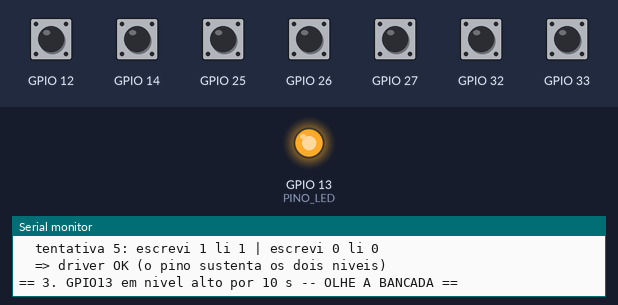
Recording of a sketch running on a simulated ESP32. Shown: output pins drawn as LEDs (lit = HIGH), the last lines printed to the serial monitor. The inputs (shaded band) are chosen by the test bench; at power-on: GPIO 12, GPIO 14, GPIO 25–27, GPIO 32, GPIO 33 HIGH.

Above: at 0.7 s.
At 10.7 s:
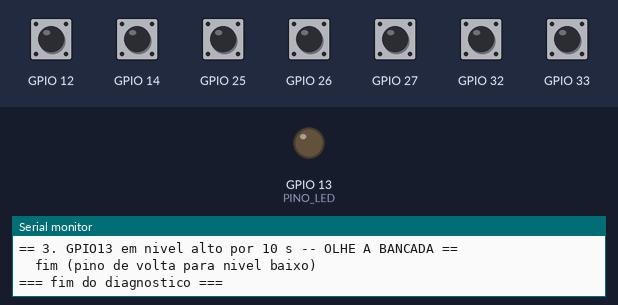
Timing chart, 0 to 12.2 s (numbered marks = the images above):
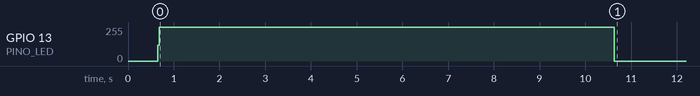

The sketch:

diagnostico_led.ino
```cpp
// Diagnostico do circuito do LED de status, quando a topologia relatada e a medicao
// de continuidade discordam (bancada de 23/08/2026).
//
// Nao sobe Wi-Fi de proposito: alem de nao precisar, o radio e o que estava
// derrubando a placa por brownout durante o diagnostico.
//
// O que ele responde, em ordem:
//   1. Existe caminho ate o terra a partir de ALGUM pino da fileira acessivel?
//      Se existir num pino diferente do 13, o jumper esta no furo errado.
//      Se nao existir em nenhum, o contato do resistor ou do terra e que e ruim.
//   2. O driver de saida do GPIO13 sobreviveu ao periodo em que acionou o LED sem
//      resistor limitador? (escreve e le de volta o proprio pino)
#include <Arduino.h>

const int PINO_LED = 13;

// Pinos da fileira que o usuario usa, na ordem fisica das linhas da protoboard.
// Faltam de proposito: SD2/SD3/CMD (linhas 34-36) sao a flash e nao se toca; e
// GPIO34-39 nao tem pull-up/pull-down interno, entao este teste nao se aplica a eles.
struct Candidato { int linha; int gpio; const char* esperado; };
const Candidato CANDIDATOS[] = {
  { 33, 13, "0 SE o circuito do LED estiver fechado (este e o alvo)" },
  { 31, 12, "1 (buzzer passivo nao da caminho DC)" },
  { 30, 14, "1 (pino livre)" },
  { 29, 27, "1 (pino livre)" },
  { 28, 26, "depende do modulo rele (entrada optoacoplada)" },
  { 27, 25, "1 (pull-up de 4,7k do DS18B20 puxa para 3V3)" },
  { 26, 33, "1 (pull-up do modulo OLED)" },
  { 25, 32, "1 (pull-up do modulo OLED)" },
};
const int N_CANDIDATOS = sizeof(CANDIDATOS) / sizeof(CANDIDATOS[0]);

// Com pull-up interno (~45 kOhm), qualquer caminho externo ate o terra de ate
// alguns kOhm derruba o pino para perto de 0 V e o digitalRead devolve 0.
// Um resistor de 330R ate o terra deixa o pino em ~24 mV: le 0 sem ambiguidade.
bool temCaminhoParaTerra(int gpio) {
  pinMode(gpio, INPUT_PULLUP);
  delay(20);
  return digitalRead(gpio) == 0;
}

void varrerPinos() {
  Serial.println();
  Serial.println("== 1. Onde existe caminho ate o terra ==");
  Serial.println("linha  gpio  leu  veredito");
  int achados = 0;
  for (int i = 0; i < N_CANDIDATOS; i++) {
    int gpio = CANDIDATOS[i].gpio;
    pinMode(gpio, INPUT_PULLUP);
    delay(20);
    int comUp = digitalRead(gpio);
    if (comUp == 0) achados++;
    Serial.printf("  %2d   %4d   %d   %s   [esperado: %s]\n",
                  CANDIDATOS[i].linha, gpio, comUp,
                  comUp == 0 ? "CAMINHO ATE O TERRA" : "sem caminho        ",
                  CANDIDATOS[i].esperado);
  }
  Serial.printf("\nPinos com caminho ate o terra: %d\n", achados);
  if (achados == 0) {
    Serial.println("=> NENHUM pino ve o resistor. O rompimento esta no contato do resistor");
    Serial.println("   (furo 53h ou 48i) ou no aterramento da linha 48, nao no jumper.");
  }
}

// Se o pad sofreu com a corrente sem limite, isso aparece aqui: pino configurado
// como saida no ESP32 devolve no digitalRead o nivel real do pino, entao escrever
// 1 e ler 0 denuncia driver incapaz de sustentar o nivel (ou curto para o terra).
void testarDriverDoPino13() {
  Serial.println();
  Serial.println("== 2. O driver do GPIO13 esta vivo? ==");
  pinMode(PINO_LED, OUTPUT);
  int falhas = 0;
  for (int i = 0; i < 5; i++) {
    digitalWrite(PINO_LED, HIGH);
    delayMicroseconds(50);
    int lidoAlto = digitalRead(PINO_LED);
    digitalWrite(PINO_LED, LOW);
    delayMicroseconds(50);
    int lidoBaixo = digitalRead(PINO_LED);
    if (lidoAlto != 1 || lidoBaixo != 0) falhas++;
    Serial.printf("  tentativa %d: escrevi 1 li %d | escrevi 0 li %d\n", i + 1, lidoAlto, lidoBaixo);
  }
  Serial.println(falhas == 0 ? "  => driver OK (o pino sustenta os dois niveis)"
                             : "  => DRIVER SUSPEITO (o pino nao sustenta o nivel escrito)");
}

// Deixa o pino aceso fixo por um tempo longo: se o circuito estiver bom, isso e
// visivel na bancada sem depender de pegar um pisca de 0,7 s no olho.
void acenderFixo(int segundos) {
  Serial.println();
  Serial.printf("== 3. GPIO13 em nivel alto por %d s -- OLHE A BANCADA ==\n", segundos);
  pinMode(PINO_LED, OUTPUT);
  digitalWrite(PINO_LED, HIGH);
  delay((unsigned long)segundos * 1000UL);
  digitalWrite(PINO_LED, LOW);
  Serial.println("  fim (pino de volta para nivel baixo)");
}

void setup() {
  Serial.begin(115200);
  delay(400);
  Serial.println();
  Serial.println("=== diagnostico_led -- sem Wi-Fi, sem MQTT ===");
  varrerPinos();
  testarDriverDoPino13();
  acenderFixo(10);
  Serial.println();
  Serial.println("=== fim do diagnostico ===");
}

void loop() {
  delay(1000);
}
```
